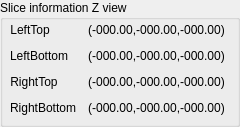
         <widget class="QGroupBox" name="groupBox_5">
          <property name="minimumSize">
           <size>
            <width>220</width>
            <height>0</height>
           </size>
          </property>
          <property name="maximumSize">
           <size>
            <width>240</width>
            <height>16777215</height>
           </size>
          </property>
          <property name="title">
           <string>Slice information Z view</string>
          </property>
          <widget class="QWidget" name="formLayoutWidget_4">
           <property name="geometry">
            <rect>
             <x>10</x>
             <y>20</y>
             <width>221</width>
             <height>98</height>
            </rect>
           </property>
           <layout class="QFormLayout" name="formLayout_4">
            <item row="0" column="0">
             <widget class="QLabel" name="label_30">
              <property name="sizePolicy">
               <sizepolicy hsizetype="Maximum" vsizetype="Expanding">
                <horstretch>0</horstretch>
                <verstretch>0</verstretch>
               </sizepolicy>
              </property>
              <property name="text">
               <string>LeftTop</string>
              </property>
              <property name="alignment">
               <set>Qt::AlignCenter</set>
              </property>
             </widget>
            </item>
            <item row="0" column="1">
             <widget class="QLabel" name="label_ZView_LeftTop">
              <property name="sizePolicy">
               <sizepolicy hsizetype="Minimum" vsizetype="Expanding">
                <horstretch>0</horstretch>
                <verstretch>0</verstretch>
               </sizepolicy>
              </property>
              <property name="text">
               <string>(-000.00,-000.00,-000.00)</string>
              </property>
              <property name="alignment">
               <set>Qt::AlignCenter</set>
              </property>
             </widget>
            </item>
            <item row="1" column="0">
             <widget class="QLabel" name="label_31">
              <property name="sizePolicy">
               <sizepolicy hsizetype="Maximum" vsizetype="Expanding">
                <horstretch>0</horstretch>
                <verstretch>0</verstretch>
               </sizepolicy>
              </property>
              <property name="text">
               <string>LeftBottom</string>
              </property>
              <property name="alignment">
               <set>Qt::AlignCenter</set>
              </property>
             </widget>
            </item>
            <item row="1" column="1">
             <widget class="QLabel" name="label_ZView_LeftBottom">
              <property name="sizePolicy">
               <sizepolicy hsizetype="Minimum" vsizetype="Expanding">
                <horstretch>0</horstretch>
                <verstretch>0</verstretch>
               </sizepolicy>
              </property>
              <property name="text">
               <string>(-000.00,-000.00,-000.00)</string>
              </property>
              <property name="alignment">
               <set>Qt::AlignCenter</set>
              </property>
             </widget>
            </item>
            <item row="2" column="0">
             <widget class="QLabel" name="label_32">
              <property name="sizePolicy">
               <sizepolicy hsizetype="Maximum" vsizetype="Expanding">
                <horstretch>0</horstretch>
                <verstretch>0</verstretch>
               </sizepolicy>
              </property>
              <property name="text">
               <string>RightTop</string>
              </property>
              <property name="alignment">
               <set>Qt::AlignCenter</set>
              </property>
             </widget>
            </item>
            <item row="2" column="1">
             <widget class="QLabel" name="label_ZView_RightTop">
              <property name="sizePolicy">
               <sizepolicy hsizetype="Minimum" vsizetype="Expanding">
                <horstretch>0</horstretch>
                <verstretch>0</verstretch>
               </sizepolicy>
              </property>
              <property name="text">
               <string>(-000.00,-000.00,-000.00)</string>
              </property>
              <property name="alignment">
               <set>Qt::AlignCenter</set>
              </property>
             </widget>
            </item>
            <item row="3" column="0">
             <widget class="QLabel" name="label_33">
              <property name="sizePolicy">
               <sizepolicy hsizetype="Maximum" vsizetype="Expanding">
                <horstretch>0</horstretch>
                <verstretch>0</verstretch>
               </sizepolicy>
              </property>
              <property name="text">
               <string>RightBottom</string>
              </property>
              <property name="alignment">
               <set>Qt::AlignCenter</set>
              </property>
             </widget>
            </item>
            <item row="3" column="1">
             <widget class="QLabel" name="label_ZView_RightBottom">
              <property name="sizePolicy">
               <sizepolicy hsizetype="Minimum" vsizetype="Expanding">
                <horstretch>0</horstretch>
                <verstretch>0</verstretch>
               </sizepolicy>
              </property>
              <property name="text">
               <string>(-000.00,-000.00,-000.00)</string>
              </property>
              <property name="alignment">
               <set>Qt::AlignCenter</set>
              </property>
             </widget>
            </item>
           </layout>
          </widget>
         </widget>
